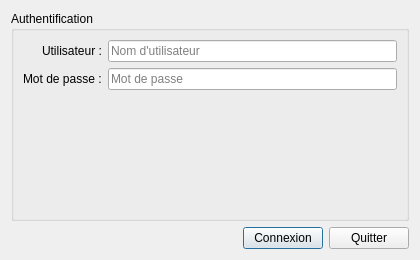
<?xml version="1.0" encoding="UTF-8"?>
<ui version="4.0">
 <class>Dialog</class>
 <widget class="QDialog" name="Dialog">
  <property name="geometry">
   <rect>
    <x>0</x>
    <y>0</y>
    <width>420</width>
    <height>260</height>
   </rect>
  </property>
  <property name="windowTitle">
   <string>Connexion</string>
  </property>
  <layout class="QVBoxLayout" name="verticalLayout_2">
   <item>
    <widget class="QGroupBox" name="groupBox">
     <property name="title">
      <string>Authentification</string>
     </property>
     <layout class="QFormLayout" name="formLayout">
      <property name="labelAlignment">
       <set>Qt::AlignRight|Qt::AlignTrailing|Qt::AlignVCenter</set>
      </property>
      <property name="formAlignment">
       <set>Qt::AlignHCenter|Qt::AlignTop</set>
      </property>
      <item row="0" column="0">
       <widget class="QLabel" name="lblUsername">
        <property name="text">
         <string>Utilisateur :</string>
        </property>
       </widget>
      </item>
      <item row="0" column="1">
       <widget class="QLineEdit" name="txtUsername">
        <property name="placeholderText">
         <string>Nom d'utilisateur</string>
        </property>
       </widget>
      </item>
      <item row="1" column="0">
       <widget class="QLabel" name="lblPassword">
        <property name="text">
         <string>Mot de passe :</string>
        </property>
       </widget>
      </item>
      <item row="1" column="1">
       <widget class="QLineEdit" name="txtPassword">
        <property name="echoMode">
         <enum>QLineEdit::Password</enum>
        </property>
        <property name="placeholderText">
         <string>Mot de passe</string>
        </property>
       </widget>
      </item>
     </layout>
    </widget>
   </item>
   <item>
    <layout class="QHBoxLayout" name="horizontalLayout">
     <item>
      <spacer name="horizontalSpacer">
       <property name="orientation">
        <enum>Qt::Horizontal</enum>
       </property>
       <property name="sizeHint" stdset="0">
        <size>
         <width>40</width>
         <height>20</height>
        </size>
       </property>
      </spacer>
     </item>
     <item>
      <widget class="QPushButton" name="btnConnexion">
       <property name="text">
        <string>Connexion</string>
       </property>
      </widget>
     </item>
     <item>
      <widget class="QPushButton" name="btnQuitter">
       <property name="text">
        <string>Quitter</string>
       </property>
      </widget>
     </item>
    </layout>
   </item>
  </layout>
 </widget>
 <resources/>
 <connections/>
</ui>
